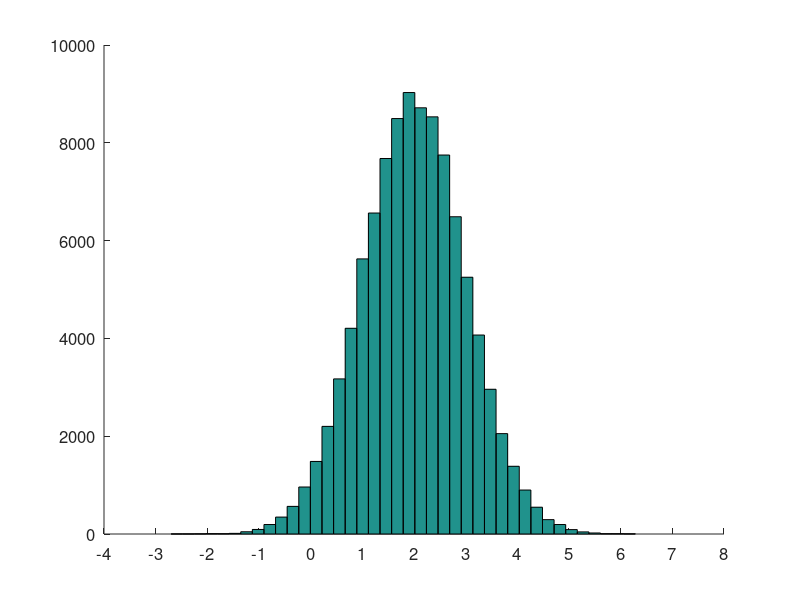
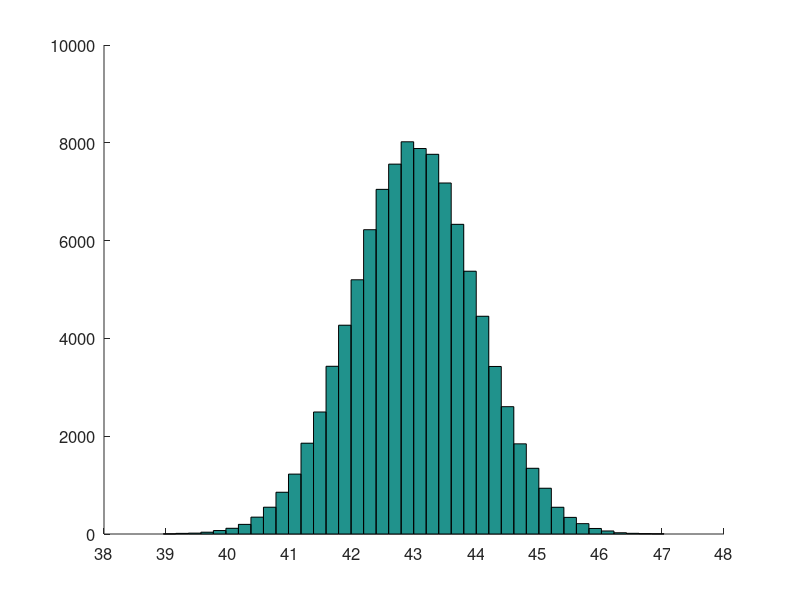
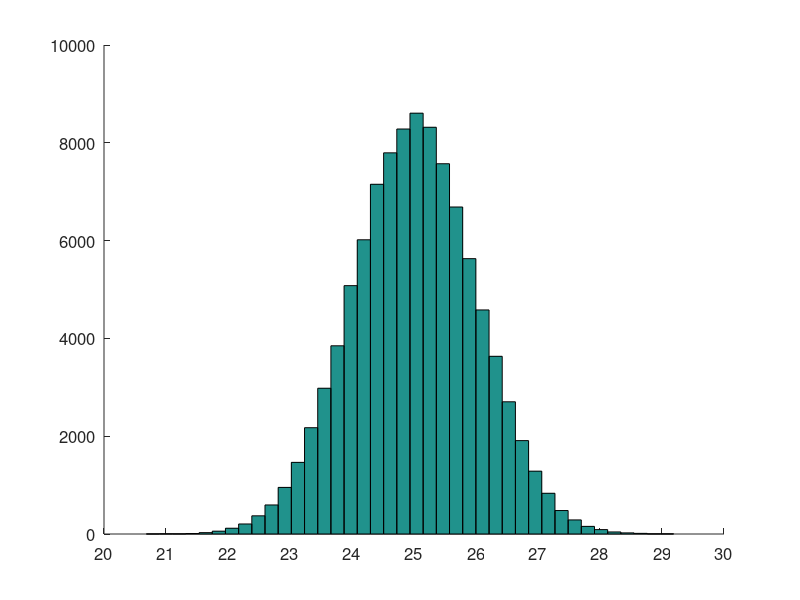
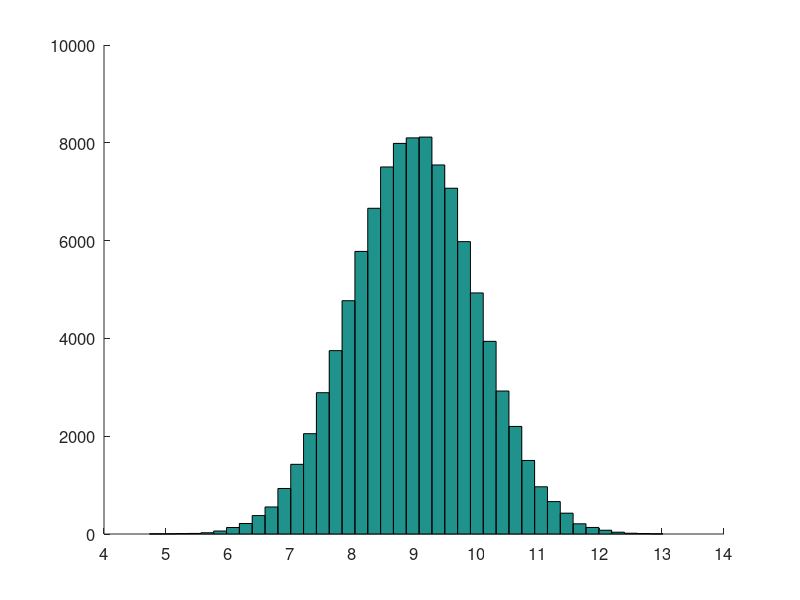

Source code (MATLAB) for these figures, in order:
% These are images for summary statistics and will just have random data
clear
close all

font_size = 12;
im_size = 400;

% Mean values used to shift the distribution (randomly shuffled 1:50)
map = randperm(50);

%Printer type
format_type = '-dpng';
resolution = '-r100';

for jj = 1:length(map)

    % Generate data
    data = map(jj) + randn(1e5,1);

    % Histogram
    figure('Color','w'); hold on  
    hist(data,40)
    set(gca,'FontSize',font_size,'box','off','TickDir','In')
    xl = get(gca,'XLim');
    set(gca,'XTick',floor(xl(1)):ceil(xl(2)))

    % Print histogram
    print(sprintf('Cropped\\norm_shiftstd_%d',jj),format_type,resolution);
    close

end

save('..\Data\norm_shiftstd_map','map');



